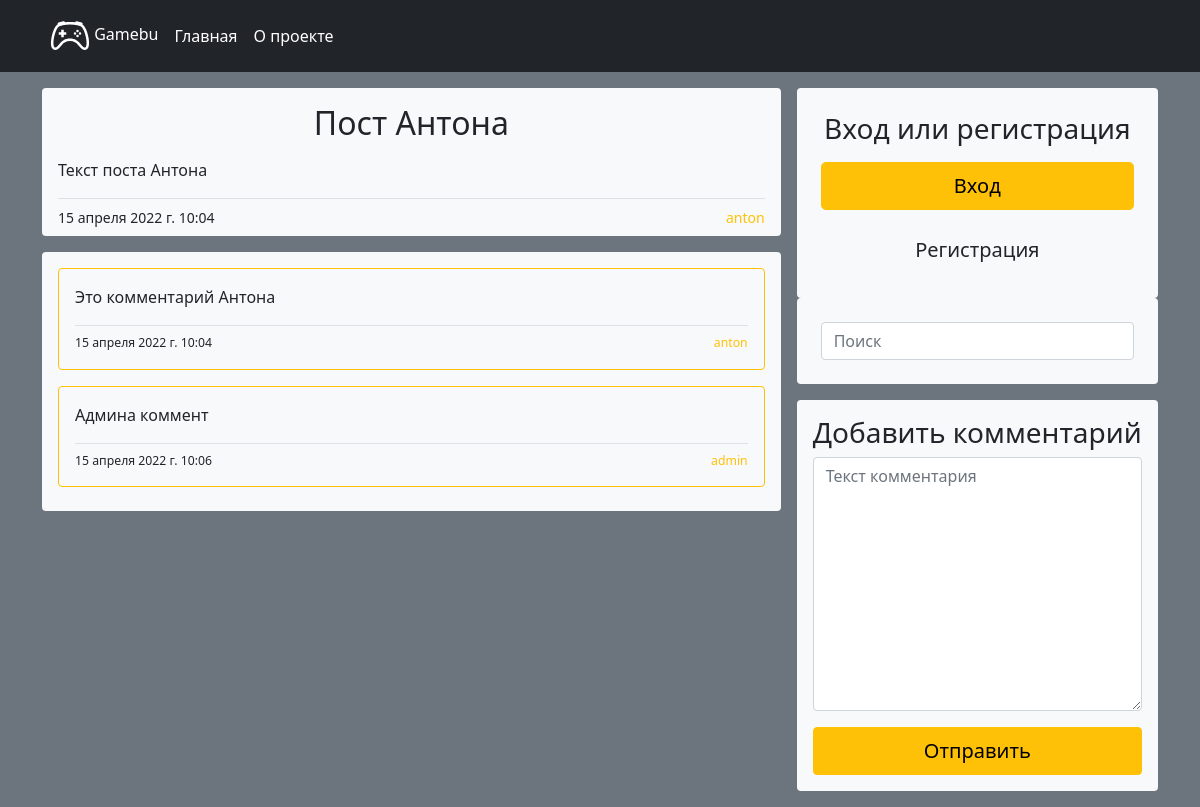
/show_post/post-antona_4, run on the app's committed database.
### main/models.py (models this page shows, shortened)
class Post(models.Model):
    title = models.CharField('Title', max_length=30)
    slug = models.SlugField('Slug', max_length=35)
    text = models.TextField('Text', max_length=10000, null=True, blank=True)
    image = models.ImageField('Image', upload_to='main', null=True, blank=True)
    author = models.ForeignKey(User, on_delete=CASCADE)
    publish_date = models.DateTimeField('Publish time', auto_now=True)

class User(AbstractBaseUser, PermissionsMixin):
    username = models.CharField(
        'Username',
        max_length=20,
        db_index=True,
        unique=True
    )
    email = models.EmailField(
        'Email',
        max_length=50,
        unique=True,
        blank=True,
        null=True
    )
    slug = models.SlugField(
        'Slug',
        max_length=25,
        blank=True,
        null=True
    )
    b_date = models.DateField(
        'Birthday',
        blank=True,
        null=True,
    )
    user_from = models.TextField(
        'User from',
        blank=True,
        null=True,
    )
    user_sex = models.ForeignKey(
        'Sex',
        on_delete=PROTECT,
        blank=True,
        null=True,
    )
    is_staff = models.BooleanField(default=False)
    is_active = models.BooleanField(default=True)
    date_joined = models.DateTimeField(auto_now=True)
    USERNAME_FIELD = 'username'
    REQUIRED_FIELDS = ['email', 'slug']
    objects = UserManager()
    def __str__(self):
        return self.username

class Comment(models.Model):
    text = TextField('Text', max_length=250)
    author = ForeignKey(User, on_delete=CASCADE)
    post = ForeignKey(Post, on_delete=CASCADE)
    post_time = DateTimeField(auto_now=True)

### main/views.py (the view, shortened to what this page needs)
# urls.py: path('show_post/<slug:post_slug>', PostDetailView.as_view(), name='show_post'),
class PostDetailView(View):
    def get(self, request, *args, **kwargs):
        view = ShowPost.as_view()
        return view(request, *args, **kwargs)

### main/form.py
class CommentForm(ModelForm):
    def __init__(self, *args, **kwargs):
        self.request = kwargs.pop('request', None)
        super().__init__(*args, **kwargs)
        self.fields['text'].label = ''
        self.label_suffix = ''
    class Meta:
        model = Comment
        fields = ['text']
        widgets = {
            'text': Textarea(attrs={
                'class': 'form-control',
                'placeholder': 'Текст комментария'
            }),
        }

### main/views.py (called while the page is built)
    def get_context_data(self, **kwargs):
        context = super().get_context_data()
        post_id = Post.objects.get(slug=self.request.path.rsplit("/", 1)[1]).id
        context['comments'] = Comment.objects.filter(post=post_id)
        context['title'] = f'Пост {Post.objects.get(slug=self.request.path.rsplit("/", 1)[1]).title}'
        context['form'] = CommentForm()
        return context

### main/templates/main/show_post.html (shortened to what this page needs)
{% extends 'main/base.html' %}
{%  block content %}
<div class="container">
    <div class="row g-3">
        <div class="col-md-8">
            <div class="blog-post p-3 bg-light rounded mb-3 pb-2">
                <h2 class="blog-post-title text-center pb-3 m-0">
                    <a href="{% url 'main:show_post' post.slug %}" class="text-reset text-decoration-none">
                        {{ post.title|capfirst }}
                    </a>
                </h2>
                <div class="w-100 small d-flex justify-content-between border-top pt-2">
                    <p class="blog-post-meta mb-0">{{ post.publish_date }}</p>
                    <a href="{% url 'main:user' post.author.slug %}" class="text-warning text-decoration-none">
                        {{ post.author.username }}
                    </a>
                </div>
            </div>
            <div class="blog-post p-3 bg-light rounded mb-3 pb-2">
                <div>
                    {% for comment in comments %}
                    <div class="bg-light mb-3 border rounded p-3 border-warning">
                        <p>{{ comment.text }}</p>
                        <div class="w-100 small d-flex justify-content-between border-top pt-2">
                            <p class="small m-0">{{ comment.post_time }}</p>
                            <a href="{% url 'main:user' comment.author.slug %}"
                               class="text-warning text-decoration-none small m-0">
                                {{ comment.author }}
                            </a>
                        </div>
                    </div>
                    {% endfor %}
                </div>
            </div>
        </div>
        <div class="col-md-4 mt-3">
            <div class="position-sticky" style="top: 16px;">
                {% if not request.user.is_authenticated %}
                <div class="p-4 bg-light rounded">
                    <h3 class="mb-3 fw-normal text-center rounded">Вход или регистрация</h3>
                    <a href="{% url 'main:login' %}">
                        <button class="w-100 btn btn-lg btn-warning mb-3" type="button">Вход</button>
                    </a>
                    <a href="{% url 'main:register' %}">
                        <button class="w-100 btn btn-lg" type="button">Регистрация</button>
                    </a>
                </div>
                {% endif %}
                <form class="p-4 fw-normal bg-light mb-3 rounded" action="{% url 'main:search' %}" method="get">
                    <input type="text" name='q' class="form-control form-control-dark" placeholder="Поиск"
                           aria-label="Search">
                </form>
                <div class="p-3 fw-normal bg-light rounded mb-3">
                    <h3>Добавить комментарий</h3>
                    <form action="" method="POST">
                        {{ form.as_p }}
                        <button class='btn w-100 btn-warning rounded btn-lg' type="submit">Отправить</button>
                    </form>
                </div>
            </div>
        </div>
    </div>
</div>
{% endblock content %}

### main/templates/main/base.html (shortened to what this page needs)
<!DOCTYPE html>
{% load static %}
<html lang="en">
<head>
    <link rel="stylesheet" href="{% static 'main/css/main.css' %}">
    <link href="https://cdn.jsdelivr.net/npm/bootstrap@5.1.3/dist/css/bootstrap.min.css" rel="stylesheet">
</head>
<header class="p-3 bg-dark text-white mb-3">
    <div class="container">
        <div class="d-flex flex-wrap align-items-center justify-content-center justify-content-lg-start">
        <ul class="nav col-12 col-lg-auto me-lg-auto mb-2 mb-md-0">
            <li><a href="{% url 'main:index' %}" class="px-2 text-white text-decoration-none">
                Gamebu
                </a>
            </li>
            <li class="nav-item">
                <a href="{% url 'main:index' %}" class="nav-link px-2 text-white"> Главная </a>
            </li>
            <li class="nav-item">
                <a href="{% url 'main:about' %}" class="nav-link px-2 text-white"> О проекте </a>
            </li>
        </ul>
        </div>
    </div>
</header>
<body class="bg-secondary">{% block content %}{% endblock content %}</body>
</html>

### data on the page
Post: title "Пост Антона", text "Текст поста Антона", publish_date "15 апреля 2022 г. 10:04", author.username "anton"
Comment: text "Это комментарий Антона", post_time "15 апреля 2022 г. 10:04", author "anton"
Comment: text "Админа коммент", post_time "15 апреля 2022 г. 10:06", author "admin"
